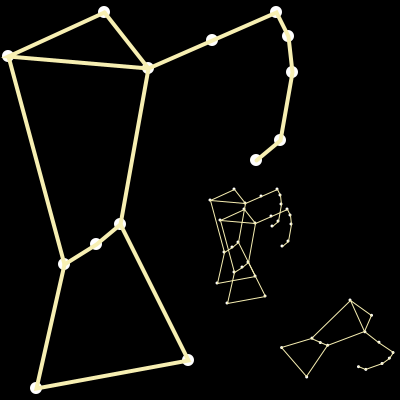
Frame 1 (no input)
Frame 60 (the mouse pressed at the canvas centre just before this capture): identical to frame 1, image omitted
Frame 120 (the mouse held since frame 60 and released just before this capture): identical to frame 1, image omitted

The Processing sketch that drew this single still picture (run headless with seeded random() and noise(); from frame 60 on, the mouse is pressed at the canvas centre):

// Processing sketch: processing_43391
// ── processing_43391.pde

//orion: unchanged, translated, scaled, and rotated 

int[] spotX = new int[14];
int[] spotY = new int[14];

void setup(){
  size(400,400);
  background (0);

  spotX[0]=24;  spotY[0]=-11;
  spotX[1]=0;   spotY[1]=0;
  spotX[2]=35;  spotY[2]=3;
  spotX[3]=14;  spotY[3]=52;
  spotX[4]=22;  spotY[4]=47;
  spotX[5]=28;  spotY[5]=42;
  spotX[6]=7;   spotY[6]=83;
  spotX[7]=45;  spotY[7]=76;
  spotX[8]=51;  spotY[8]=-4;
  spotX[9]=67;  spotY[9]=-11;
  spotX[10]=70;  spotY[10]=-5;
  spotX[11]=71;  spotY[11]=4;
  spotX[12]=68;  spotY[12]=21;
  spotX[13]=62;  spotY[13]=26;

  strokeWeight(1);
  noFill();
}

void placeRubberStamp(int px, int py){

  smooth();

  ellipseMode(CENTER);
  stroke(255);
  fill(255);
  noStroke();
  ellipse(spotX[0]+px,spotY[0]+py,3,3);
  ellipse(spotX[1]+px,spotY[1]+py,3,3);
  ellipse(spotX[2]+px,spotY[2]+py,3,3);
  ellipse(spotX[3]+px,spotY[3]+py,3,3);
  ellipse(spotX[4]+px,spotY[4]+py,3,3);
  ellipse(spotX[5]+px,spotY[5]+py,3,3);
  ellipse(spotX[6]+px,spotY[6]+py,3,3);
  ellipse(spotX[7]+px,spotY[7]+py,3,3);
  ellipse(spotX[8]+px,spotY[8]+py,3,3);
  ellipse(spotX[9]+px,spotY[9]+py,3,3);
  ellipse(spotX[10]+px,spotY[10]+py,3,3);
  ellipse(spotX[11]+px,spotY[11]+py,3,3);
  ellipse(spotX[12]+px,spotY[12]+py,3,3);
  ellipse(spotX[13]+px,spotY[13]+py,3,3);

  noFill();
  beginShape();
  stroke(247,239,178);
  strokeWeight(1);
  vertex(spotX[0]+px,spotY[0]+py);
  vertex(spotX[1]+px,spotY[1]+py);
  vertex(spotX[2]+px,spotY[2]+py);
  vertex(spotX[8]+px,spotY[8]+py);
  vertex(spotX[9]+px,spotY[9]+py);
  vertex(spotX[10]+px,spotY[10]+py);
  vertex(spotX[11]+px,spotY[11]+py);
  vertex(spotX[12]+px,spotY[12]+py);
  vertex(spotX[13]+px,spotY[13]+py);

  endShape();

  noFill();
  beginShape();
  strokeWeight(1);
  vertex(spotX[0]+px,spotY[0]+py);
  vertex(spotX[2]+px,spotY[2]+py);
  vertex(spotX[5]+px,spotY[5]+py);
  vertex(spotX[4]+px,spotY[4]+py);
  vertex(spotX[3]+px,spotY[3]+py);
  vertex(spotX[1]+px,spotY[1]+py);
  endShape();

  noFill();
  beginShape();
  strokeWeight(1);
  vertex(spotX[5]+px,spotY[5]+py);
  vertex(spotX[7]+px,spotY[7]+py);
  vertex(spotX[6]+px,spotY[6]+py);
  vertex(spotX[3]+px,spotY[3]+py);
  endShape();

}

void draw(){

background(0);
  placeRubberStamp(220,220);
 
  pushMatrix();
  scale(4);
  placeRubberStamp(2,14);
  popMatrix();
  
  pushMatrix();
  translate(-10,-20);
  placeRubberStamp(220,220);
  popMatrix();
  
  pushMatrix();
  translate(350,300);
  rotate(PI/3);
  placeRubberStamp(0,0);
  popMatrix();
}
